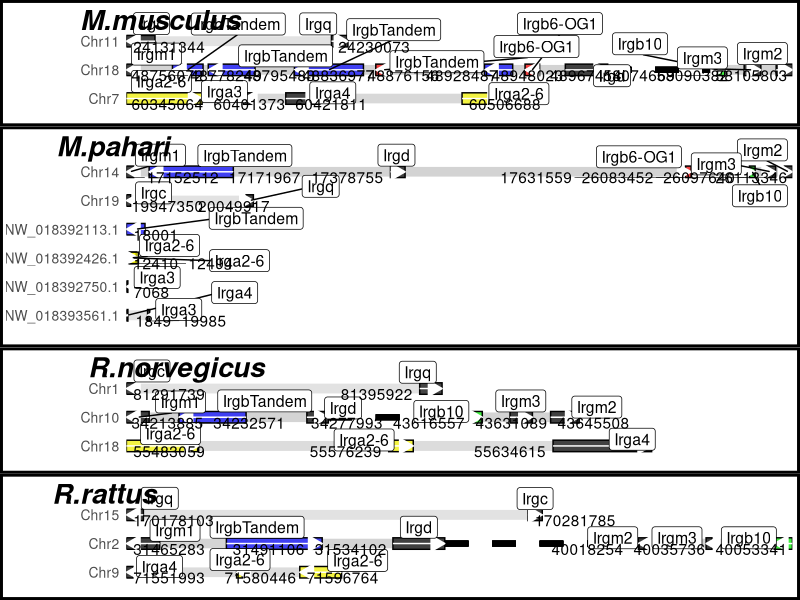
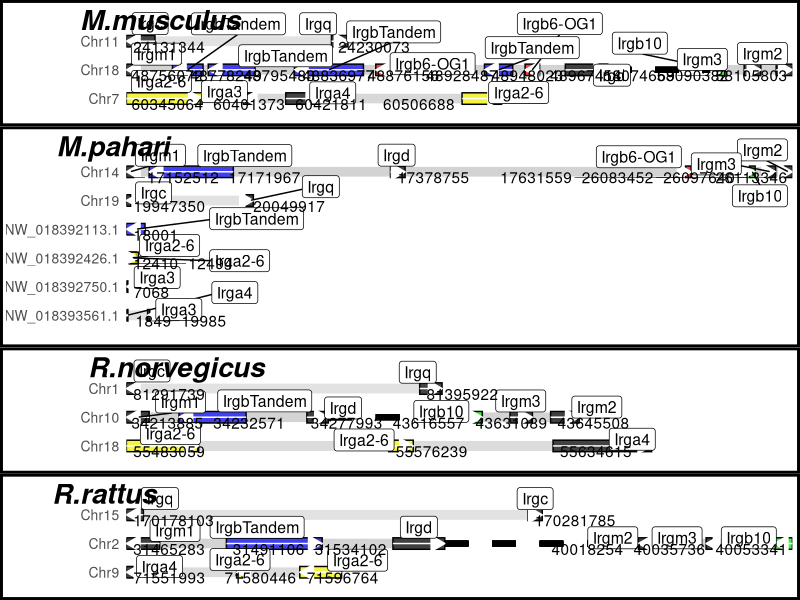
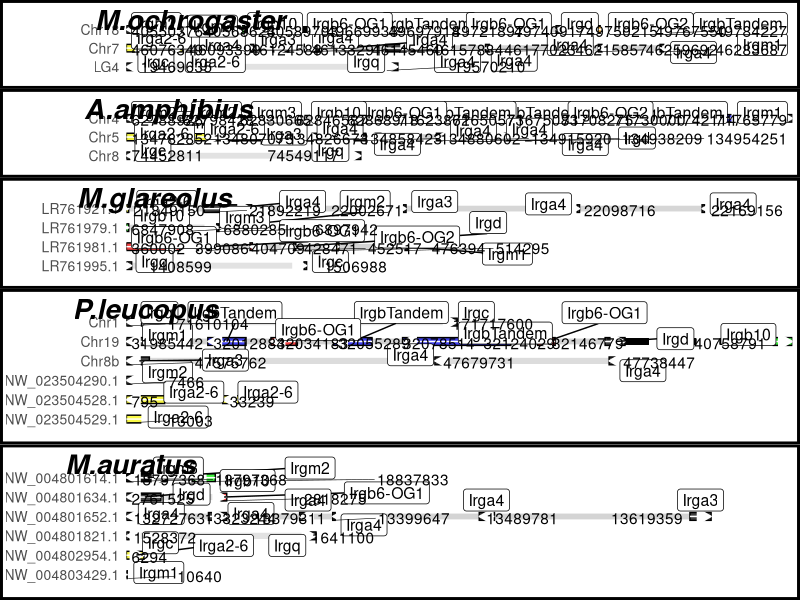
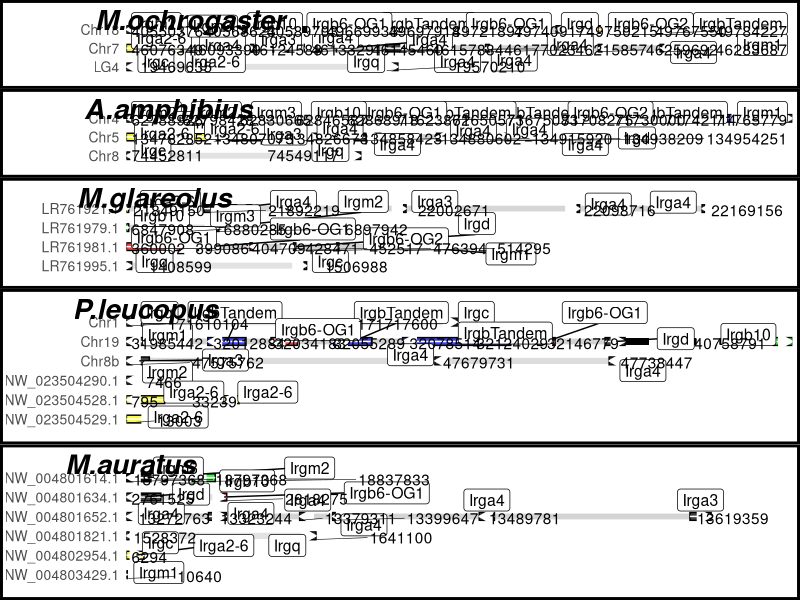

Write the R code that produced these figures, in order.
library(ggplot2)
library(ggrepel)
library(dplyr)
library(cowplot)

data <- read.csv("../data/data4syntheny.csv", sep = "\t")

# order chromosomes
data$chr <- as.factor(data$chr)
data <- data[order(data$chr),]
d1 <- data[grep("Chr", data$chr),]
d1 <- d1[order(as.numeric(gsub("b", "", gsub("Chr","",d1$chr)))),]
d1$chr <- factor(d1$chr, levels = unique(d1$chr)) 
d2 <- data[!grepl("Chr", data$chr),]
data <- rbind(d1, d2)
# add counter per species
data <- data %>% group_by(Species) %>% mutate(rankChr = dense_rank(chr))

#add full represented chr length
d1 <- data %>% group_by(Species, chr) %>%
  summarise(chrStart=min(start), chrEnd=max(end), chrLength=max(end)-min(start))
data <- merge(data, d1)
# set x break: is gene far from chr start? if yes, break
breakStart <- 2500000
data$part <- "part1"
data$part[data$start - data$chrStart > breakStart] <- "part2"

d1 <- data[data$part %in% "part1",] %>% group_by(Species, chr) %>%
  summarise(part1chrStart=min(start), part1chrEnd=max(end), part1chrLength=max(end)-min(start))
d2 <- data[data$part %in% "part2",] %>% group_by(Species, chr) %>%
  summarise(part2chrStart=min(start), part2chrEnd=max(end), part2chrLength=max(end)-min(start))
data <- merge(data,merge(d1, d2, all = T))
data$part2chrLength[is.na(data$part2chrLength)] <- 0

data$isBreak <- F
data$isBreak[data$part2chrLength > 1] <- T

# coord for plot
## Part 1
data$geneStartPlot <- data$start - data$chrStart
data$geneEndPlot <- data$end - data$chrStart
## Part 2
breakSizePlot <- 50000
# reducton: real end - break plot end
reduct <- data$part2chrStart[data$part %in% "part2"] - (
  data$part1chrEnd[data$part %in% "part2"] - data$chrStart[data$part %in% "part2"] + breakSizePlot)
# data$start - data$chrStart - reduction
data$geneStartPlot[data$part %in% "part2"] <- data$start[data$part %in% "part2"]  - reduct
data$geneEndPlot[data$part %in% "part2"] <- data$end[data$part %in% "part2"]  - reduct

# # set up end and start of arrow
data$arrowStart <- data$geneStartPlot
data$arrowEnd <- data$geneEndPlot
data$arrowStart[data$forward_reverse %in% "R"] <- data$geneEndPlot[data$forward_reverse %in% "R"]
data$arrowEnd[data$forward_reverse %in% "R"] <- data$geneStartPlot[data$forward_reverse %in% "R"] 

# choose colors
group.colors <- c(IrgbTandem = "blue", "Irgb6-OG1" = "red", "Irgb6-OG2" = "orange", "Irgb6-tbn" = "pink",
                  Irgb10 ="green", "Irga2-6" = "yellow",
                  Irga4=1, Irga3=1, Irgm1=1, Irgc=1, Irgm2=1, Irgd=1, Irgq=1, Irgm3=1)

makePlotPerSpecies <- function(df){
  ggplot(df)+
    # space for species name on top as label in plot_grid
    geom_rect(aes(xmin=0, xmax = 100000, ymin=0, ymax=0), col = "white") +
    # chr part1 & part2
    geom_rect(aes(xmin=0, xmax= part1chrLength, 
                  ymin=rankChr-0.2,ymax=rankChr+0.2), fill = "lightgrey", col = "white", alpha=.4)+
    geom_rect(aes(xmin=part1chrLength+breakSizePlot, xmax= part1chrLength + breakSizePlot + part2chrLength, 
                  ymin=rankChr-0.2,ymax=rankChr+0.2), fill = "lightgrey", col = "white", alpha=.4)+
    scale_y_reverse(breaks=1:length(unique(df$chr)), labels = unique(df$chr))+
    # make a cut for long chromosomes
    geom_segment(aes(x=part1chrEnd-part1chrStart, xend= part1chrEnd-part1chrStart+breakSizePlot,
                     y=rankChr,yend=rankChr, col = isBreak), linetype = 2, size =2)+
    scale_color_manual(values = c("white", "black"))+
    # genes
    geom_rect(aes(xmin=geneStartPlot, xmax=geneEndPlot, ymin=rankChr-0.2,ymax=rankChr+0.2, fill=IrgName),
              col="black", alpha = 0.7) +
    scale_fill_manual(values = group.colors)+
    # arrow in genes
    geom_segment(aes(x=arrowStart, xend=arrowEnd, y=rankChr, yend=rankChr),
                 arrow= arrow(length=unit(0.40,"cm"),type = "closed"), color ="white") +
    # genes labels
    geom_label_repel(aes(x = (geneEndPlot + geneStartPlot)/2, y = rankChr, label=IrgName), size = 4, nudge_y = 0.1)+
    # genomic position
    geom_text_repel(aes(x = geneStartPlot, y = rankChr+0.2, label=start),
                    force = 0.5, nudge_y = -0.2, direction = "x", vjust = 0, segment.size = 0.2)+
    # theme
    theme_classic() +
    scale_x_continuous(expand = c(0,0)) +
    theme(axis.title = element_blank(), axis.ticks = element_blank(), axis.line =  element_blank(),
          legend.position = "none", panel.border=element_blank(), 
          axis.text.y = element_text(size = 10), axis.text.x = element_blank(),
          plot.background = element_rect(color = "black", size = 2))
}

muridae <- c("M.musculus", "M.pahari","R.norvegicus","R.rattus")
cricetidae <- c("M.ochrogaster","A.amphibius", "M.glareolus", "P.leucopus", "M.auratus")

makeSubPlot <- function(gp){
  plot.list <- list()
  ratio <- vector()
  for (s in gp){
    p <- makePlotPerSpecies(data[data$Species %in% s,])
    ratio[s] <- length(unique(data[data$Species %in% s,"chr"])) +1
    plot.list[[s]] <- p
  }
  plot_grid(plotlist = plot.list, nrow=length(gp), rel_heights = ratio, align = "hv",  
            labels = gp, label_fontface = "bold.italic", label_size = 20)
}

Wm = 20
Hm = 20

pdf(file = "../figures/SyntenyPlot_muridae.pdf", width = 20, height =20)
makeSubPlot(muridae)
dev.off()

png(file = "../figures/SyntenyPlot_muridae.png", width = Wm*70, height =Hm*70)
makeSubPlot(muridae)
dev.off()

Wc = 20
Hc = 25

pdf(file = "../figures/SyntenyPlot_cricetidae.pdf", width = Wc, height = Hc)
makeSubPlot(cricetidae)
dev.off()

png(file = "../figures/SyntenyPlot_cricetidae.png", width = Wc*70, height =Hc*70)
makeSubPlot(cricetidae)
dev.off()
